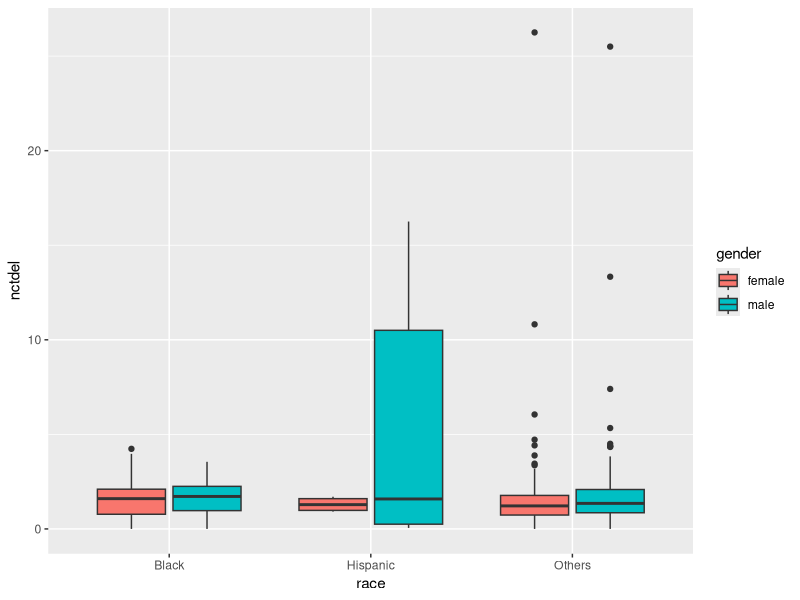
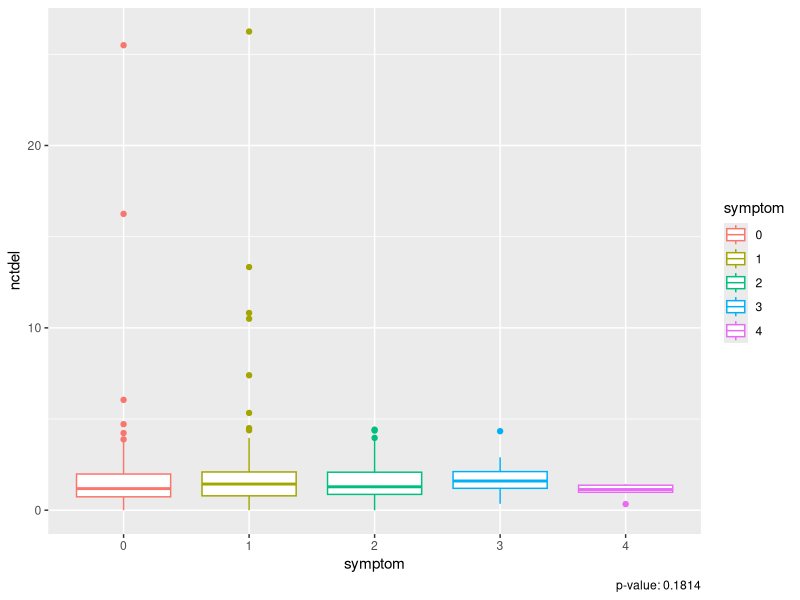
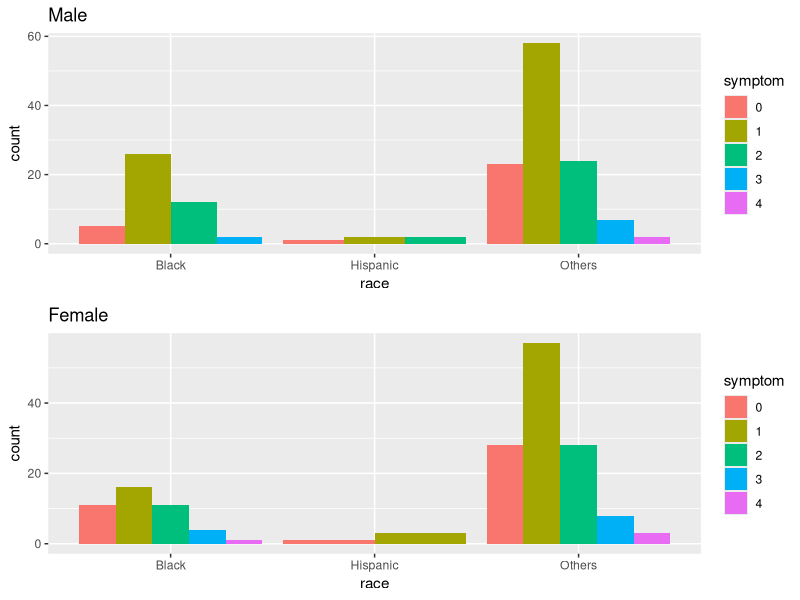
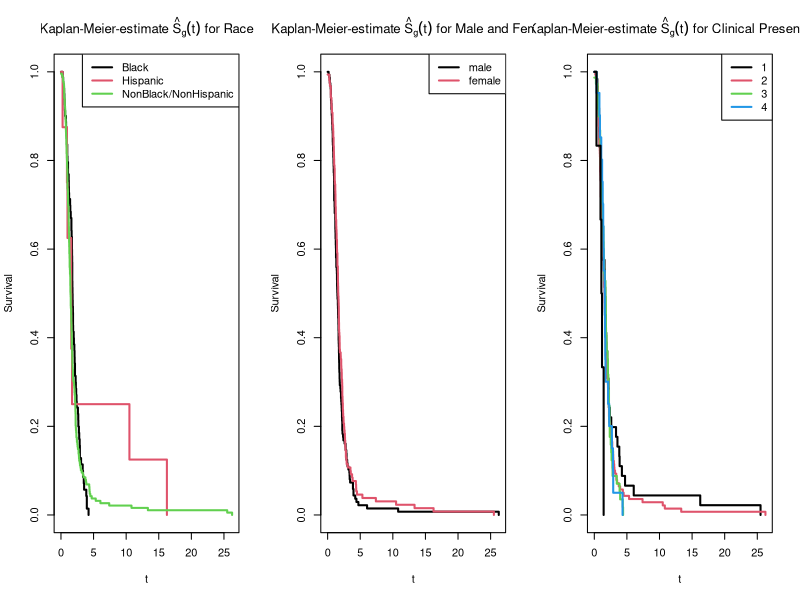

Recreate these plots in R, in order.
## ---- chunk 1
knitr::opts_chunk$set(echo = FALSE, warning = FALSE)
library(ggplot2)
library(survival)
library(gridExtra)

dat <- read.table("kellydat.txt", header=T)

## ---- chunk 2
missing_d <- (which(is.na(dat)))
#dat[missing_d,] # no NA's

dat$race = "Others"
dat$race[dat$black==1]="Black"
dat$race[dat$hisp==1]="Hispanic"
dat$gender = "male"
dat$gender[dat$male==0]="female"
dat$symptom = 0
dat$symptom[dat$sn1==1]=1
dat$symptom[dat$sn2==1]=2
dat$symptom[dat$sn3==1]=3
dat$symptom[dat$all4==1]=4

g1 <- ggplot(data = dat, aes(x=race,y=nctdel)) + geom_boxplot(aes(fill=gender))
g2 <- ggplot(data = dat, aes(x=as.factor(symptom), y=nctdel,color=as.factor(symptom))) +geom_boxplot() +labs(x="symptom",color="symptom")
g3 <- ggplot(data = dat, aes(x=race, y=symptom)) + geom_boxplot(aes(fill=gender))
g3m <- ggplot(data = dat[dat$gender=="male",], aes(x=race)) + geom_bar(aes(fill=as.factor(symptom)),position = "dodge") + labs(title="Male", fill="symptom")
g3f <- ggplot(data = dat[dat$gender=="female",], aes(x=race)) + geom_bar(aes(fill=as.factor(symptom)),position = "dodge") + labs(title="Female", fill="symptom")

g1
## ---- chunk 3
p2 <- summary(aov(data=dat, nctdel ~ symptom))[[1]][["Pr(>F)"]][1]
g2 + labs(caption = paste("p-value:", round(p2,4)))
## ---- chunk 4
grid.arrange(g3m, g3f, nrow=2)
## ---- chunk 5

## ---- chunk 6

dat.KM <- survfit(Surv(nctdel, fail) ~ 1, data = dat) #estimated survival curve 

par(mfrow=c(1,3))
dat.KM.race <- survfit(Surv(nctdel, fail) ~ race, type="kaplan-meier", conf.type="log", data=dat)

plot(dat.KM.race, main=expression(paste("Kaplan-Meier-estimate ", hat(S)[g](t), " for Race")),
     xlab="t", ylab="Survival", lwd=2, col=1:3)
legend(x="topright", col=1:3, lwd=2, legend=c("Black", "Hispanic", "NonBlack/NonHispanic"))


dat.KM.gender <- survfit(Surv(nctdel, fail) ~ male, type="kaplan-meier", conf.type="log", data=dat)

plot(dat.KM.gender, main=expression(paste("Kaplan-Meier-estimate ", hat(S)[g](t), " for Male and Female")),
     xlab="t", ylab="Survival", lwd=2, col=1:2)
legend(x="topright", col=1:2, lwd=2, legend=c("male", "female"))


dat.KM.symptom <- survfit(Surv(nctdel, fail) ~ symptom, type="kaplan-meier", conf.type="log", data=dat)

plot(dat.KM.symptom, main=expression(paste("Kaplan-Meier-estimate ", hat(S)[g](t), " for Clinical Presentation")),
     xlab="t", ylab="Survival", lwd=2, col=1:4)
legend(x="topright", col=1:4, lwd=2, legend=c("1", "2", "3", "4"))
